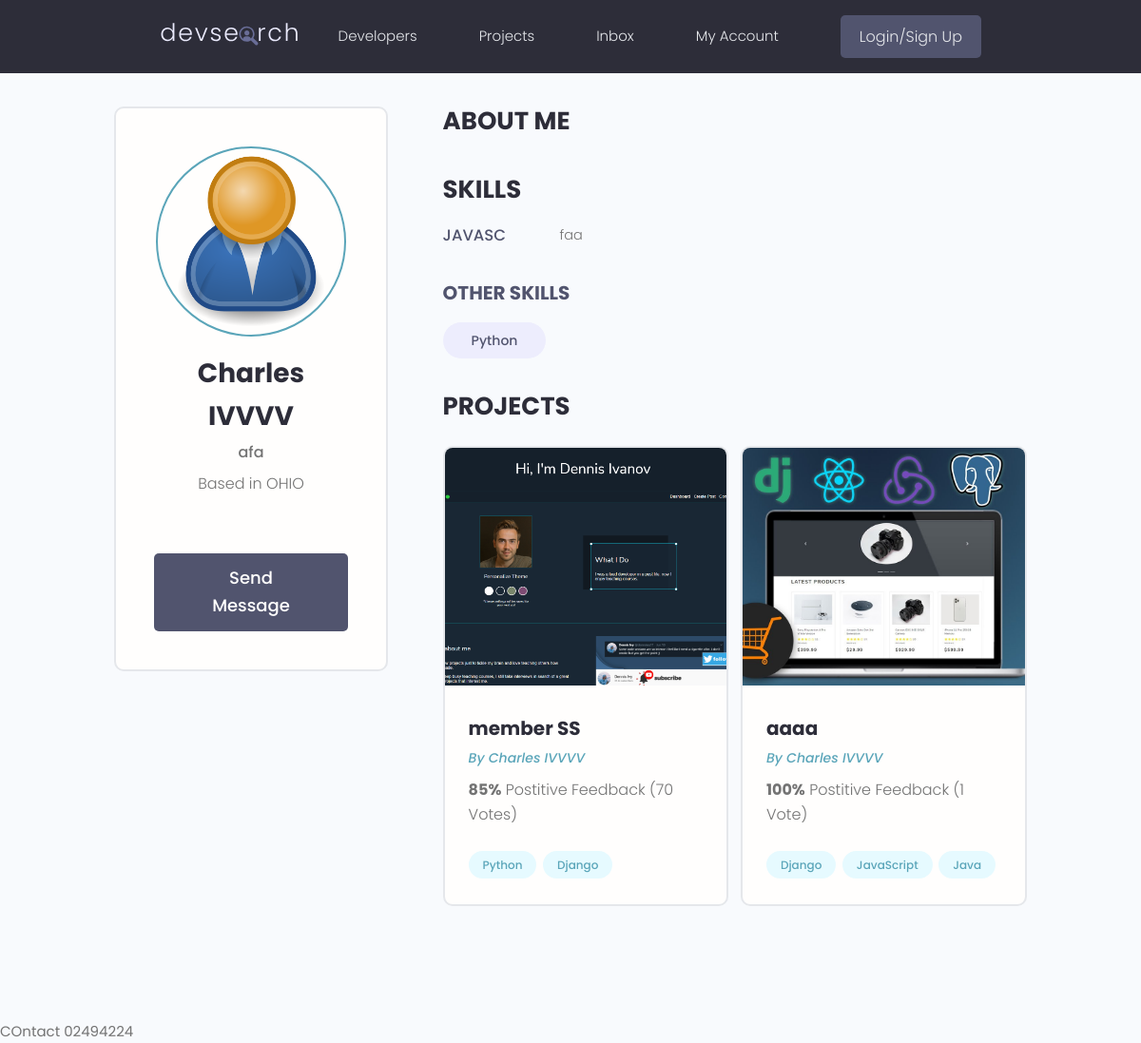
Screenshot of /profile/5c5d7b36-7622-46c0-a5ec-aee0106ec571/ with the database file from the repository.
### users/models.py (models this page shows, shortened)
class Profile(models.Model):
    user = models.OneToOneField(User, on_delete=models.CASCADE, null=True, blank=True)
    name = models.CharField(max_length=200, blank=True, null=True)
    email = models.EmailField(max_length=500, blank=True, null=True)
    username = models.CharField(max_length=200, null=True, blank=True)
    location = models.CharField(max_length=200, null=True, blank=True)
    short_intro = models.CharField(max_length=200, blank=True, null=True)
    bio = models.TextField(blank=True, null=True)
    profile_image = models.ImageField(null=True, blank=True, upload_to='profiles/', default='profiles/user-default.png')
    social_github = models.CharField(max_length=200, blank=True, null=True)
    social_twitter = models.CharField(max_length=200, blank=True, null=True)
    social_youtube = models.CharField(max_length=200, blank=True, null=True)
    social_website = models.CharField(max_length=200, blank=True, null=True)
    social_instagram = models.CharField(max_length=200, blank=True, null=True)
    created = models.DateTimeField(auto_now_add=True)
    id = models.UUIDField(default=uuid.uuid4, unique=True, primary_key=True, editable=False)

class Skill(models.Model):
    owner = models.ForeignKey(Profile, on_delete=models.CASCADE, null=True, blank=True)
    name = models.CharField(max_length=200, blank=True, null=True)
    description = models.TextField(null=True, blank=True)
    created = models.DateTimeField(auto_now_add=True)
    id = models.UUIDField(default=uuid.uuid4, unique=True, primary_key=True, editable=False)

### projects/models.py (models this page shows, shortened)
class Project(models.Model):
    owner = models.ForeignKey(Profile, null=True, blank=True, on_delete=models.SET_NULL)
    title = models.CharField(max_length=200)
    description = models.TextField(null=True, blank=True)
    featured_image = models.ImageField(null=True, blank=True, default="default.jpg")
    demo_link = models.CharField(max_length=2000, null=True, blank=True)
    source_link = models.CharField(max_length=2000, null=True, blank=True)
    tags = models.ManyToManyField('Tag', blank=True)
    vote_total = models.IntegerField(default=0, null=True, blank=True)
    vote_ratio = models.IntegerField(default=0, null=True, blank=True)
    created = models.DateTimeField(auto_now_add=True)
    id = models.UUIDField(default=uuid.uuid4, unique=True, primary_key=True, editable=False)

class Tag(models.Model):
    name = models.CharField(max_length=200)
    created = models.DateTimeField(auto_now_add=True)
    id = models.UUIDField(default=uuid.uuid4, unique=True, primary_key=True, editable=False)
    def __str__(self):
        return self.name

### users/views.py (the view)
# urls.py: path('profile/<str:pk>/', views.userProfile, name='user-profile'),
def userProfile(request, pk):
    profile = Profile.objects.get(id=pk)
    topSkills = profile.skill_set.exclude(description__exact="")
    otherSkills = profile.skill_set.filter(description="")
    context = {'profile':profile, 'topSkills':topSkills, 'otherSkills':otherSkills}
    return render(request, 'users/user-profile.html', context)

### users/templates/users/user-profile.html (shortened to what this page needs)
{% extends 'main.html' %}
{% block content %}
<main class="profile my-md">
    <div class="container">
      <div class="layout">
        <div class="column column--1of3">
          <div class="card text-center">
            <div class="card__body dev">
              <img class="avatar avatar--xl" src="{{ profile.profile_image.url }}" />
              <h2 class="dev__name">{{profile.name}}</h2>
              <p class="dev__title">{{profile.short_intro}}</p>
              <p class="dev__location">Based in {{profile.location}}</p>
              <a href="#" class="btn btn--sub btn--lg">Send Message </a>
            </div>
          </div>
        </div>
        <div class="column column--2of3">
          <div class="devInfo">
            <h3 class="devInfo__title">About Me</h3>
          </div>
          <div class="devInfo">
            <h3 class="devInfo__title">Skills</h3>
            <div class="devInfo__skills">
                {% for skill in topSkills %}
              <div class="devSkill">
                <h4 class="devSkill__title">{{skill.name}}</h4>
                <p class="devSkill__info">
                    {{skill.description}}
                </p>
              </div>
              {% endfor %}
              <h3 class="devInfo__subtitle">Other Skills</h3>
              <div class="devInfo__otherSkills">
                {% for skill in otherSkills %}
                <span class="tag tag--pill tag--sub tag--lg">
                  <small>{{skill.name}}</small>
                </span>
                {% endfor %}
              </div>
            </div>
          </div>
          <div class="devInfo">
            <h3 class="devInfo__title">Projects</h3>
            <div class="grid grid--two">
            {% for project in profile.project_set.all %}
              <div class="column">
                <div class="card project">
                  <a href="{% url 'project' project.id %}" class="project">
                    <img class="project__thumbnail" src="{{project.featured_image.url}}" alt="project thumbnail" />
                    <div class="card__body">
                      <h3 class="project__title">{{project.title}}</h3>
                      <p><a class="project__author" href="profile.html">By {{project.owner.name}}</a></p>
                      <p class="project--rating">
                        <span style="font-weight: bold;">{{project.vote_ratio}}%</span> Postitive
                        Feedback ({{project.vote_total}} Vote{{project.vote_total|pluralize:"s"}})
                      </p>
                      <div class="project__tags">
                        {% for tag in project.tags.all %}
                        <span class="tag tag--pill tag--main">
                          <small>{{tag}}</small>
                        </span>
                        {% endfor %}
                      </div>
                    </div>
                  </a>
                </div>
              </div>
            {% endfor %}
            </div>
          </div>
        </div>
      </div>
    </div>
  </main>
{% endblock %}

### static/styles/app.css (style rules this page uses)
:root { --color-sub: #2d2d39; }
.btn--sub { background-color: var(--color-sub-light); }
.card { border: 2px solid var(--color-light); }
img { width: 100%; }
.profile .card > .dev { padding: 4rem; }
.dev__name { color: var(--color-sub); font-size: 2.8rem; font-weight: 700; margin-top: 1rem; margin-bottom: 0.5rem; }
.dev__title { font-size: 1.6rem; font-weight: 500; line-height: 1.3; }
.dev__location { margin-top: 1rem; }
.devInfo { margin-bottom: 3rem; }
.devInfo__title, .devInfo__subtitle { font-size: 2.6rem; color: var(--color-sub); text-transform: uppercase; font-weight: 700; margin-bottom: 1.5rem; }
.devInfo__subtitle { font-size: 2rem; color: var(--color-sub-light); }
.devInfo__about, .devSkill__info { font-size: 1.45rem; line-height: 1.7; text-align: justify; }
.devSkill { margin-bottom: 3rem; }
.devSkill__title { font-size: 1.65rem; font-weight: 500; color: var(--color-sub-light); }
@media screen and (min-width: 700px) { .devSkill { display: flex; justify-content: space-between; gap: 3rem; } }
@media screen and (min-width: 700px) { .devSkill__info { flex-basis: 80%; } }
.project__author { font-size: 1.4rem; font-style: italic; }
.project--rating { margin-bottom: 1.6em; margin-top: .5em; }
.project__thumbnail { height: 25rem; object-fit: cover; object-position: top center; }
.project__title { font-size: 2rem; font-weight: 700; color: var(--color-sub); }

### static/uikit/styles/modules/_variables.css (style rules this page uses)
:root { --color-main: #5aa5b9; --color-main-light: #e6faff; --color-sub: #3f4156; --color-sub-light: #51546e; --color-sub-lighter: #ededfd; --color-text: #737373; --color-gray: #8b8b8b; --color-light: #e5e7eb; --color-light-gray: #767676; --color-bg: #f8fafd; --color-white: #fffefd; --color-white-light: #f3f3f3; --color-success: #359e64; --color-success-bg: #def8e8; --color-error: #fc4b0b; --color-error-bg: #fff2ee; --font-base: 'Poppins', arial, helvetica, 'Segoe UI', roboto, ubuntu, sans-serif; --font-monospace: 'Fira Code', 'Courier New', courier, monospace; --font-regular: 300; --font-medium: 500; --font-bold: 700; --generic-shadow: 1px 1px 5px #00000010; --generic-transition: all 0.3s ease-in-out; }

### static/uikit/styles/modules/_base.css (style rules this page uses)
* { margin: 0; padding: 0; box-sizing: border-box; text-rendering: optimizeLegibility; color: inherit; font-size: inherit; }
html { font-size: 50%; }
@media only screen and (min-width: 480px) { html { font-size: 56.25%; } }
@media only screen and (min-width: 1200px) { html { font-size: 62.5%; } }
body { line-height: 1.6; font-weight: 400; font-size: 1.5rem; color: var(--color-text); background-color: var(--color-bg); min-height: 100vh; }

### static/uikit/styles/modules/_typography.css (style rules this page uses)
* { font-family: var(--font-base); }
h2 { font-size: 3.6rem; font-weight: var(--font-bold); }
h3 { font-size: 3.2rem; font-weight: var(--font-medium); }
h4 { font-size: 2.8rem; font-weight: var(--font-medium); }
p, span, strong { font-size: 1.6rem; color: var(--color-text); font-weight: var(--font-regular); }
a { padding-bottom: 2px; text-decoration: none; display: inline-block; color: var(--color-main); font-weight: var(--font-medium); }

### static/uikit/styles/modules/_utilities.css (style rules this page uses)
.container { width: 92%; max-width: 165rem; margin: 0 auto; box-sizing: border-box; }
@media screen and (min-width: 1000px) { .container { width: 90%; } }
@media screen and (min-width: 1200px) { .container { width: 80%; } }
.text-center { text-align: center; }
.my-md { margin: 3rem auto; }

### static/uikit/styles/modules/_avatar.css (style rules this page uses)
.avatar { border-radius: 50%; border: 2px solid var(--color-main); object-fit: cover; }
.avatar--xl { height: 20rem; width: 20rem; }

### static/uikit/styles/modules/_button.css (style rules this page uses)
.btn { display: inline-block; position: relative; cursor: pointer; background-color: var(--color-light); font-weight: var(--font-medium); color: var(--color-sub); text-decoration: none; padding: 1rem 2rem; border-radius: 0.5rem; border: none; width: -webkit-fit-content; width: -moz-fit-content; width: fit-content; height: -webkit-fit-content; height: -moz-fit-content; height: fit-content; font-size: 1.6rem; outline-width: 0; outline-color: transparent; -webkit-backface-visibility: hidden; backface-visibility: hidden; transition: all 0.3s ease-in-out; }
.btn--sub { background-color: var(--color-sub); color: var(--color-white); }
.btn--lg { font-size: 1.8rem; padding: 1.2rem 4.5rem; }

### static/uikit/styles/modules/_card.css (style rules this page uses)
.card { border-radius: 1rem; background-color: var(--color-white); border: 1.5px solid var(--color-light); width: auto; height: auto; margin-top: 0.5rem; margin-bottom: 0.5rem; overflow: hidden; }
.card__body, .card__header { padding: 2rem 2.5rem; }

### rows the page displays
Profile: profile_image (placeholder picture), name "Charles IVVVV", short_intro "afa", location "OHIO"
Skill: name "JAVASC", description "faa"
Skill: name "Python"
Project: featured_image (picture), title "member SS", owner.name "Charles IVVVV", vote_ratio "85", vote_total "70"
Tag: name "Python"
Tag: name "Django"
Project: featured_image (picture), title "aaaa", owner.name "Charles IVVVV", vote_ratio "100", vote_total "1"
Tag: name "JavaScript"
Tag: name "Java"
